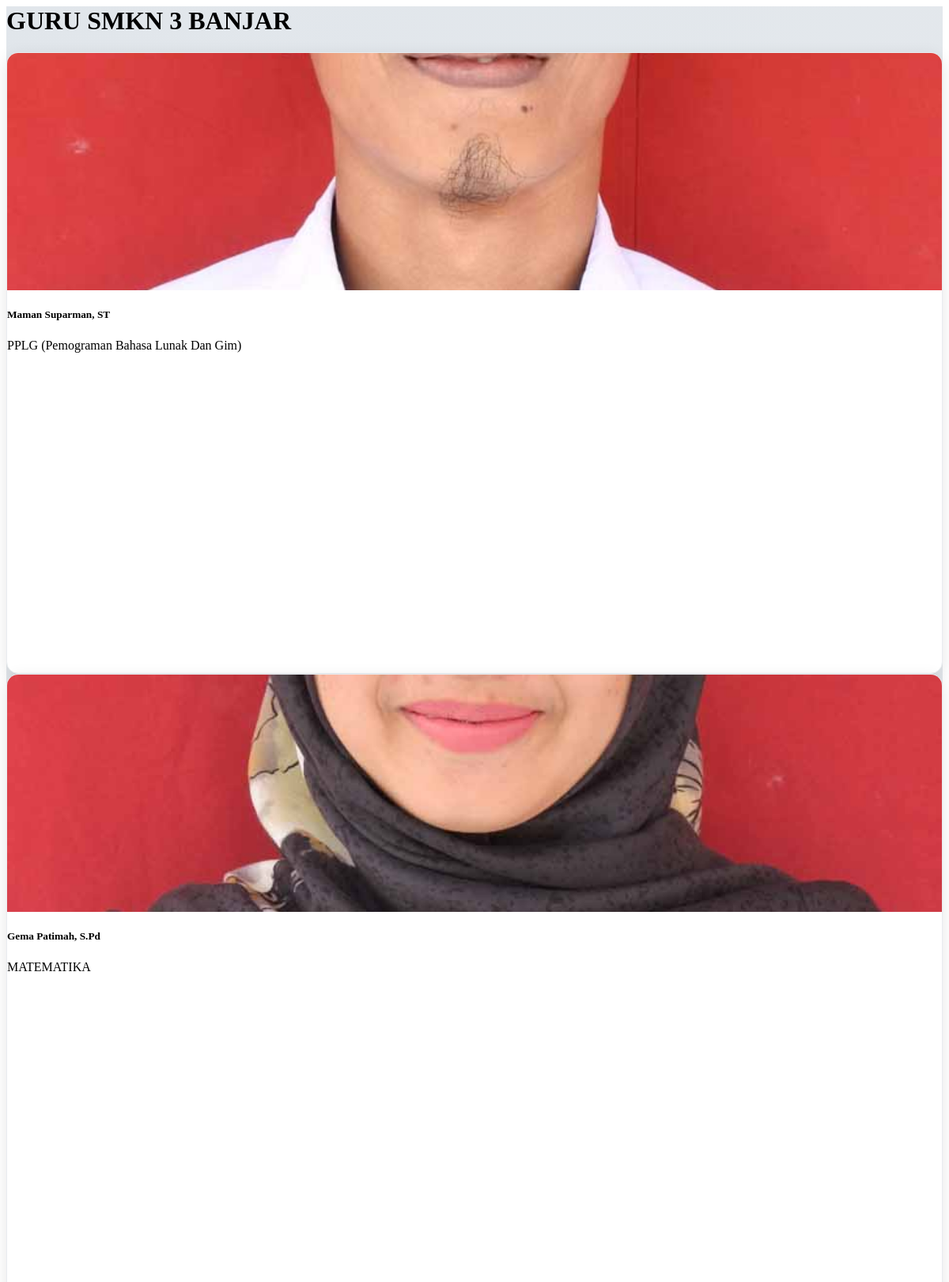
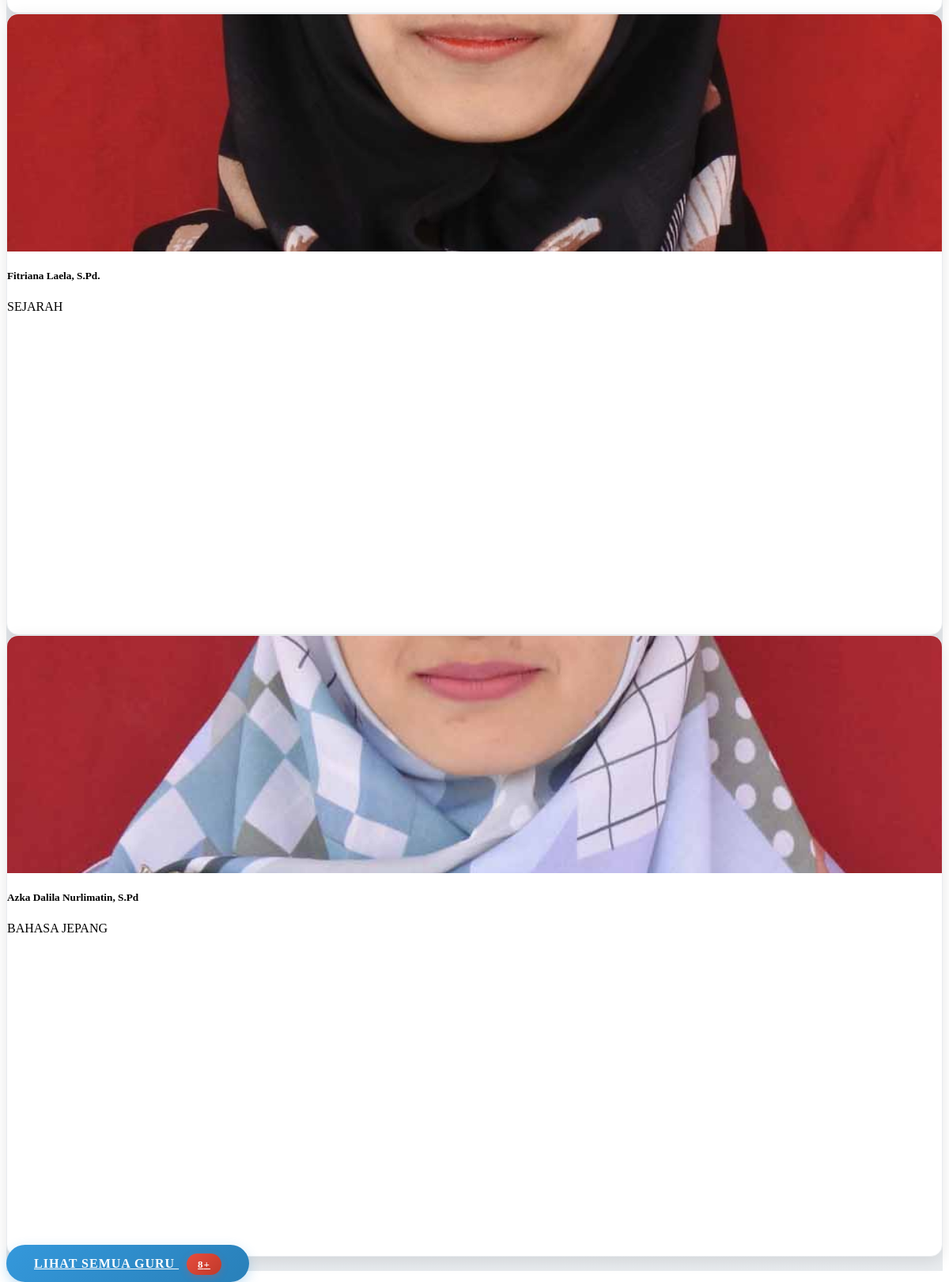
The page /frontend/sections/guru.php on the database its author committed (2 pictures, top to bottom).
### tables this page shows
CREATE TABLE `teachers` (
  `id` bigint NOT NULL,
  `teachers_name` varchar(255) NOT NULL,
  `teachers_photo` text NOT NULL,
  `teachers_major` varchar(255) NOT NULL,
  `jk` varchar(255) NOT NULL
);

### frontend/sections/guru.php (the view, shortened to what this page needs)
<?php
include '../config/connection.php';
$qguru = "SELECT * FROM teachers LIMIT 4";
$result = mysqli_query($connect, $qguru) or die(mysqli_error($connect));
$qcount = "SELECT COUNT(*) as total FROM teachers";
$count_result = mysqli_query($connect, $qcount);
$total_teachers = $count_result->fetch_object()->total;
?>
<div id="guru" class="container-fluid team pt-6 pb-6">
    <div class="container">
        <div class="text-center mx-auto wow fadeInUp" data-wow-delay="0.1s" style="max-width: 600px;">
            <h1 class="display-6 text-uppercase mb-5">GURU SMKN 3 BANJAR</h1>
        </div>
        <div class="row g-4">
            <?php while ($item = $result->fetch_object()): ?>
                <div class="col-lg-3 col-md-6 wow fadeInUp" data-wow-delay="0.3s">
                    <div class="team-item h-100 d-flex flex-column">
                        <div class="position-relative overflow-hidden">
                            <img class="img-fluid w-100"
                                src="../storages/guru/<?= $item->teachers_photo ?>"
                                alt="<?= $item->teachers_name ?>"
                                style="height: 300px; object-fit: cover;">
                        </div>
                        <div class="text-center p-4 flex-grow-1 d-flex flex-column justify-content-center">
                            <h5 class="mb-2"><?= $item->teachers_name ?></h5>
                            <span class="d-block"><?= $item->teachers_major ?></span>
                        </div>
                    </div>
                </div>
            <?php endwhile; ?>
        </div>
         <div class="text-center mt-5">
            <a href="sections/semuaguru.php" class="btn-lihat-semuanya">
                <i class="fas fa-newspaper"></i> LIHAT SEMUA GURU
                <span class="guru-count"><?= $total_teachers ?>+</span>
            </a>
        </div>
    </div>
</div>

### frontend/sections/guru.php (style rules this page uses)
#guru { scroll-margin-top: 90px; background: linear-gradient(135deg, #e1e6ebff 0%, #e9ecef 100%); }
.guru-count { background: linear-gradient(135deg, #e74c3c, #c0392b); color: white; padding: 6px 14px; border-radius: 20px; font-weight: 600; font-size: 13px; margin-left: 10px; box-shadow: 0 3px 10px rgba(231, 76, 60, 0.3); }
.team-item { background: #ffffff; border-radius: 15px; overflow: hidden; transition: all 0.3s ease; box-shadow: 0 5px 20px rgba(0, 0, 0, 0.1); border: 1px solid #e9ecef; height: 100%; display: flex; flex-direction: column; }
.team-item img { height: 300px; object-fit: cover; width: 100%; }
.btn-lihat-semuanya { background: linear-gradient(135deg, #3498db, #2980b9); border: none; border-radius: 50px; padding: 15px 35px; color: white; font-weight: 600; text-transform: uppercase; letter-spacing: 1px; transition: all 0.3s ease; box-shadow: 0 5px 15px rgba(52, 152, 219, 0.3); margin-top: 2rem; }

### rows shown on the page
teachers: teachers_photo (picture), teachers_name "Maman Suparman, ST", teachers_major "PPLG (Pemograman Bahasa Lunak Dan Gim)"
teachers: teachers_photo (picture), teachers_name "Gema Patimah, S.Pd", teachers_major "MATEMATIKA"
teachers: teachers_photo (picture), teachers_name "Fitriana Laela, S.Pd.", teachers_major "SEJARAH"
teachers: teachers_photo (picture), teachers_name "Azka Dalila Nurlimatin, S.Pd", teachers_major "BAHASA JEPANG"

### other values the page prints
$total_teachers "8"
